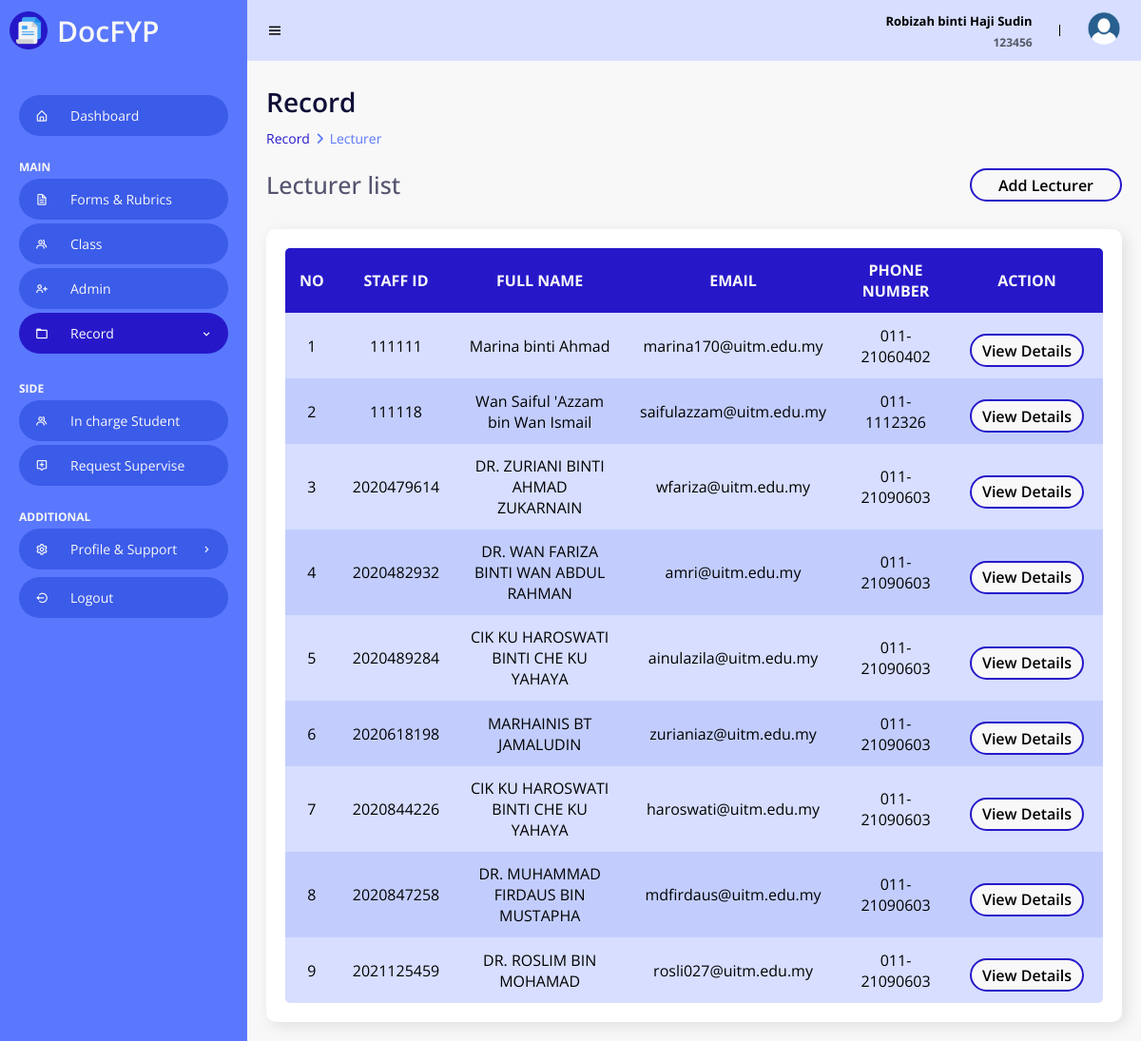
Page /Admin/lecturer.php (signed in) on the committed database.
### tables this page shows
CREATE TABLE `lecturer` (
  `lectID` varchar(10) NOT NULL,
  `lectName` varchar(50) NOT NULL,
  `lectEmail` varchar(50) NOT NULL,
  `lectOuriginalEmail` varchar(100) NOT NULL,
  `lectPassword` varchar(50) NOT NULL,
  `lectPhoneNum` varchar(50) DEFAULT NULL,
  `lectRoomNum` varchar(15) DEFAULT NULL
);

### Admin/lecturer.php (the view, shortened to what this page needs)
<!DOCTYPE html>
<html>
<head>
    <link rel="stylesheet" href="StyleHome.css">
    <link href='https://unpkg.com/boxicons@2.0.9/css/boxicons.min.css' rel='stylesheet'>
    <link rel="stylesheet" href="https://cdnjs.cloudflare.com/ajax/libs/font-awesome/6.4.0/css/all.min.css">
    <?php
    include("../Dbconn.php");
    ?>
</head>
<body>
    <section id="sidebar">
        <a href="Home.php" class="brand">
            <img class="logo" src="/Edms/images/logo.png" alt="Logo">
            DocFYP
        </a>
        <ul class="side-menu">
            <li><a href="Home.php"><i class='bx bx-home-alt icon' ></i>Dashboard</a></li>
            <li class="divider" data-text="main">Main</li>
            <li><a href="FormRubric.php"><i class='bx bx-file icon'></i> Forms & Rubrics</a></li>
            <li><a href="class.php"><i class='bx bx-group icon' ></i></i> Class</a></li>
            <li><a href="admin.php" ><i class='bx bx-user-plus icon'></i> Admin</a></li>
            <li>
                <a href="#" class="active"><i class='bx bx-folder icon' ></i> Record <i class='bx bx-chevron-right icon-right' ></i></a>
            </li>
            <li class="divider" data-text="SIDE">Side Features</li>
            <li><a href="studentIC.php"><i class='bx bx-group icon' ></i></i>In charge Student</a></li>
            <li><a href="requestSupervise.php"><i class='bx bx-message-alt-add icon'></i> Request Supervise </a></li>
            <li class="divider" data-text="ADDITIONAL">Setting & Support</li>
            <li>
                <a href="#"><i class='bx bx-cog icon' ></i> Profile & Support <i class='bx bx-chevron-right icon-right' ></i></a>
            </li>
            <li><a href="/Edms/Logout.php"><i class='bx bx-log-out-circle icon'></i> Logout</a></li>
        </ul>
    </section>
    <section id="content">
        <nav>
            <i class='bx bx-menu toggle-sidebar' ></i>
            <div class="sessionInfo">
                <?php
                if (isset($_SESSION["log"]) && ($_SESSION["log"] == 3)) {
                    ?>
                    <div class="userFullName">
                        <p><?php echo $_SESSION["admin_name"] ?></p>
                    </div>
                    <div class="userID">
                        <p><?php echo $_SESSION["admin_id"]; ?></p>
                    </div>
                    <?php
                } else {
                    echo "<meta http-equiv=\"refresh\" content=\"2;URL=../Login.php\"/>";
                }
                ?>
            </div>
            <div class="profile">
                <img src="/Edms/images/userdp.png" alt="Profile picture">
            </div>
        </nav>
        <main>
            <h1 class="title">Record</h1>
            <ul class="breadcrumbs">
                <li><a href="lecturer.php">Record</a></li>
                <li class="divider"><i class="fa fa-solid fa-angle-right"></i></li>
                <li><a href="lecturer.php" class="active">Lecturer</a></li>
            </ul>
            <br>
            <div class="titleContentWButton">
                <h1 class="titleContent">Lecturer list</h1>
                <button class="addBtn" onclick="location.href='addLecturer.php'" type="button">
                    Add Lecturer
                </button>
            </div>
            <div class="data">
                <?php
                $sql = "SELECT * FROM lecturer ORDER BY lectID ASC";
                $query = mysqli_query($connection, $sql) or die("not found");
                $count = 1;
                ?>
                <div class="content-data">
                    <table>
                        <tr>
                            <th>no</th>
                            <th>staff id</th>
                            <th>full name</th>
                            <th>email</th>
                            <th>phone number</th>
                            <th>Action</th>
                        </tr>
                        <?php
                        while ($row= mysqli_fetch_array($query)) {
                            ?>
                            <tr>
                                <td><?php echo $count; ?></td>
                                <td><?php echo $row["lectID"] ?></td>
                                <td><?php echo $row["lectName"] ?></td>
                                <td><?php echo $row["lectEmail"] ?></td>
                                <td><?php echo $row["lectPhoneNum"] ?></td>
                                <td>
                                    <a href="lecturerDetail.php?lectID=<?php echo $row["lectID"]; ?>">
                                        <button>View Details</button>
                                    </a>
                                </td>
                        </tr>
                        <?php
                        $count++;
                    }
                    ?>
                </table>
            </div>
        </div>
    </main>
</section>
</body>
</html>

### Admin/StyleHome.css (style rules this page uses)
* { font-family: 'Open Sans', sans-serif; margin: 0; padding: 0; box-sizing: border-box; }
:root { --grey: #F1F0F6; --dark-grey: #8D8D8D; --light: #fff; --dark: #000; --blue1: #0e0e36; --blue2: #1a1087; --blue3: #2618c9; --blue4: #3b5be9; --blue5: #5A78FD; --blue6: #D7DEFF; --blue7: #c2cdfe; --notwhite: #F8F8F8; }
html { overflow-x: hidden; }
body { background: var(--notwhite); overflow-x: hidden; }
a { text-decoration: none; }
li { list-style: none; }
#sidebar { position: fixed; max-width: 260px; width: 100%; background: var(--blue5); top: 0; left: 0; height: 100%; overflow-y: auto; scrollbar-width: none; transition: all .3s ease; z-index: 200; }
#sidebar .brand { font-size: 30px; display: flex; align-items: center; height: 64px; font-weight: 600; color: var(--notwhite); position: sticky; top: 0; left: 0; z-index: 100; background: var(--blue5); transition: all .3s ease; padding: 0 6px; }
#sidebar .brand img { width: 40px; height: 40px; float: left; margin-left: 4px; margin-right: 10px; }
#sidebar .icon { min-width: 48px; display: flex; justify-content: center; align-items: center; margin-right: 6px; }
#sidebar .icon-right { margin-left: auto; transition: all .3s ease; }
#sidebar .side-menu { margin: 36px 0; padding: 0 20px; transition: all .3s ease; }
#sidebar .side-menu a { display: flex; align-items: center; font-size: 14px; color: var(--notwhite); background-color: #3b5be9; padding: 12px 16px 12px 0; transition: all .3s ease; border-radius: 50px; margin: 4px 0; white-space: nowrap; }
#sidebar .side-menu > li > a.active .icon-right { transform: rotateZ(90deg); }
#sidebar .side-menu > li > a.active, #sidebar .side-menu > li > a.active:hover { background: var(--blue3); color: var(--light); }
#sidebar .divider { margin-top: 24px; font-size: 12px; text-transform: uppercase; font-weight: 700; color: var(--notwhite); transition: all .3s ease; white-space: nowrap; }
#content { position: relative; width: calc(100% - 260px); left: 260px; transition: all .3s ease; }
nav { background: var(--blue6); height: 64px; padding: 0 20px; display: flex; align-items: center; grid-gap: 28px; position: sticky; top: 0; left: 0; z-index: 100; }
nav .toggle-sidebar { font-size: 18px; cursor: pointer; }
.sessionInfo .userFullName p, .sessionInfo .userID p { margin: 0; width: 400px; display: inline-block; text-align: right; }
.sessionInfo .userFullName p { font-size: 13px; font-weight: bold; }
.sessionInfo .userID p { font-size: 12px; opacity: 0.6; font-weight: bold; }
nav .profile { position: relative; }
nav .profile img { width: 38px; height: 38px; border-radius: 50%; object-fit: cover; cursor: pointer; }
main { width: 100%; padding: 24px 20px 20px 20px; }
main .title { font-size: 28px; font-weight: 600; margin-bottom: 10px; color: var(--blue1); }
.titleContent { font-size: 25px; font-weight: 500; margin-bottom: 10px; color: var(--blue1); opacity: 0.7; }
main .breadcrumbs { display: flex; grid-gap: 6px; }
main .breadcrumbs li, main .breadcrumbs li a { font-size: 14px; }
main .breadcrumbs li a { color: var(--blue3); }
main .breadcrumbs li a.active, main .breadcrumbs li.divider { color: var(--blue5); pointer-events: none; }
main .data { display: flex; grid-gap: 20px; margin-top: 20px; flex-wrap: wrap; }
main .data .content-data { flex-grow: 1; flex-basis: 400px; padding: 20px; background: var(--light); border-radius: 10px; box-shadow: 4px 4px 16px rgba(0, 0, 0, .1); }
button { margin: 10px 5px 0px 5px; width: 120px; height: 35px; border: 2px solid var(--blue3); border-radius: 50px; transition: all 0.3s; cursor: pointer; background: var(--notwhite); font-size: 16px; font-weight: 600; float: right; }
.titleContentWButton .titleContent, .titleContentWButton .addBtn { display: inline-block; }
main .titleContentWButton .addBtn { width: 160px; margin: 0px; }
table { width: 100%; background-color: var(--blue6); text-align: center; border-collapse: collapse; border-spacing: 0px; border-radius: 5px; overflow: hidden; }
th, td { padding: 12px 15px; }
th { background: var(--blue3); color: var(--notwhite); text-transform: uppercase; }
tr:nth-child(odd) { background-color: var(--blue7); }

### rows in the picture
lecturer: lectID "111111", lectName "Marina binti Ahmad", lectEmail "marina170@uitm.edu.my", lectPhoneNum "011-21060402"
lecturer: lectID "111118", lectName "Wan Saiful 'Azzam bin Wan Ismail", lectEmail "saifulazzam@uitm.edu.my", lectPhoneNum "011-1112326"
lecturer: lectID "2020479614", lectName "DR. ZURIANI BINTI AHMAD ZUKARNAIN", lectEmail "wfariza@uitm.edu.my", lectPhoneNum "011-21090603"
lecturer: lectID "2020482932", lectName "DR. WAN FARIZA BINTI WAN ABDUL RAHMAN", lectEmail "amri@uitm.edu.my", lectPhoneNum "011-21090603"
lecturer: lectID "2020489284", lectName "CIK KU HAROSWATI BINTI CHE KU YAHAYA", lectEmail "ainulazila@uitm.edu.my", lectPhoneNum "011-21090603"
lecturer: lectID "2020618198", lectName "MARHAINIS BT JAMALUDIN", lectEmail "zurianiaz@uitm.edu.my", lectPhoneNum "011-21090603"
lecturer: lectID "2020844226", lectName "CIK KU HAROSWATI BINTI CHE KU YAHAYA", lectEmail "haroswati@uitm.edu.my", lectPhoneNum "011-21090603"
lecturer: lectID "2020847258", lectName "DR. MUHAMMAD FIRDAUS BIN MUSTAPHA", lectEmail "mdfirdaus@uitm.edu.my", lectPhoneNum "011-21090603"
lecturer: lectID "2021125459", lectName "DR. ROSLIM BIN MOHAMAD", lectEmail "rosli027@uitm.edu.my", lectPhoneNum "011-21090603"

### other values in the picture
$_SESSION["admin_name"] "Robizah binti Haji Sudin"
$_SESSION["admin_id"] "123456"
